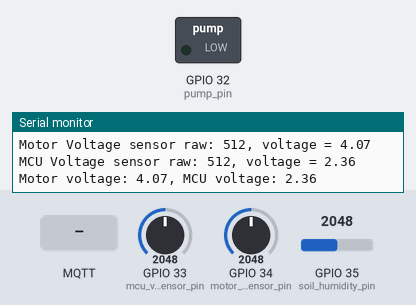
The sketch below on a simulated ESP32. On the bench: switched loads named in the sketch (green lamp = pin HIGH), the last lines printed to the serial monitor. The test bench sets the inputs (shaded band); at power-on: GPIO 33 (mcu_voltage_sensor_pin) = 2048, GPIO 34 (motor_voltage_sensor_pin) = 2048, GPIO 35 (soil_humidity_pin) = 2048 (analog values on the 0–4095 scale). No MQTT or app messages arrive unless stated.

Above: at 1.2 s.
1.3 s: MQTT message "1" arrives on the first subscribed topic
At 2.8 s:
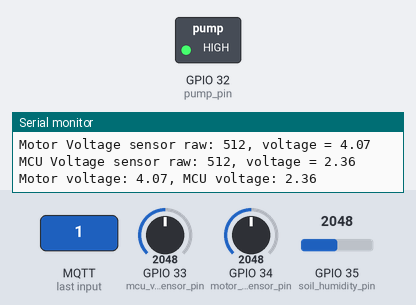
3.5 s: MQTT message "0" arrives on the first subscribed topic
At 5.1 s:
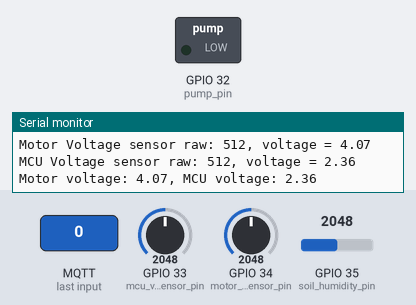
Timing chart, 0 to 6.6 s (numbered marks = the images above; inputs shaded):
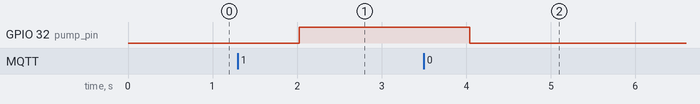

Measured:
- after the input at 1.3 s, GPIO 32 (pump_pin): LOW → HIGH after 0.72 s
- after the input at 3.5 s, GPIO 32 (pump_pin): HIGH → LOW after 0.54 s

The sketch:

ESP32-TerariumControl-v2.ino
```cpp
/*  Node-RED and ESP32 Make a Terrarium Controller
 *
 * This code is part of a course from Tech Explorations.
 * For information about this course, please see
 *
 * https://techexplorations.com/so/nodered/
 *
 * For information on hardware components and the wiring needed to
 * run this sketch, please see the relevant lecture in the course.
 *
 *
 *  Created by Peter Dalmaris
 *
 */

// This version makes it possible to publish voltage levels.

#include "EspMQTTClient.h"
#include "esp32_secrets.h"

const float   input_voltage_max               = 9.0; // In Volts, max voltage
const int     R1_motor                        = 303; // Ohms, in kOhm
const int     R2_motor                        = 220; // Ohms, in kOhm
const float   correction_factor               = 0.95; //1.62; // Helps improve the accuracy of the voltage calculation
const float   max_voltage_on_analog_input     = 3.6; //2.49;
const byte    motor_voltage_sensor_pin        = 34;

const float   mcu_battery_max                 = 4.7;
const int     R1_mcu                          = 220; // Ohms, in kOhm
const int     R2_mcu                          = 420; // Ohms, in kOhm
const float   correction_factor_mcu           = 1.0; //1.62; // Helps improve the accuracy of the voltage calculation
const float   max_voltage_on_analog_input_mcu = 3.1; // calculated using the voltage divider calculator
const byte    mcu_voltage_sensor_pin          = 33;


EspMQTTClient client(
  SECRET_SSID,
  SECRET_PASS,
  BROKER_IP,         // MQTT Broker server ip
  BROKER_USERNAME,   // Can be omitted if not needed
  BROKER_PASSWORD,   // Can be omitted if not needed
  CLIENT_NAME,       // Client name that uniquely identify your device
  BROKER_PORT        // The MQTT port, default to 1883. this line can be omitted
);

const byte  soil_humidity_pin           = 35;
const byte  pump_pin                    = 32;

String      soil_humidity_topic         = "techexplorations/terrarium/soil-humidity";
String      pump_control_topic          = "techexplorations/terrarium/pump-control";
String      motor_voltage_topic         = "techexplorations/terrarium/motor_voltage";
String      mcu_voltage_topic           = "techexplorations/terrarium/mcu_voltage";

int         soil_humidity_error_range   = 10; // Updates to the broker will be sent only
                                              // if new soil humidity differs from last
                                              // soil humidity by soil_humidity_error_range.
int         current_soil_humidity;
int         last_soil_humidity          = -1;        // The initial value.

void setup()
{
  analogReadResolution(10);
  pinMode(soil_humidity_pin, INPUT);
  pinMode(pump_pin, OUTPUT);
  Serial.begin(115200);

  // Optionnal functionnalities of EspMQTTClient :
  client.enableDebuggingMessages(); // Enable debugging messages sent to serial output
  client.enableHTTPWebUpdater(); // Enable the web updater. User and password default to values of MQTTUsername and MQTTPassword. These can be overrited with enableHTTPWebUpdater("user", "password").

}

// This function is called once everything is connected (Wifi and MQTT)
// WARNING : YOU MUST IMPLEMENT IT IF YOU USE EspMQTTClient
void onConnectionEstablished()
{
  client.subscribe(pump_control_topic, [](const String & pump_state) {
      pump_control(pump_state);
  });
}

void loop()
{
  client.loop(); // must be called once per loop.

  current_soil_humidity = analogRead(soil_humidity_pin);
  Serial.print("Current: ");
  Serial.print(current_soil_humidity);
  Serial.print(", last: ");
  Serial.print(last_soil_humidity);
  Serial.print(", diff: ");
  Serial.print(abs(current_soil_humidity - last_soil_humidity));

  // Is the current soil humidity different enough from the last one to do an update?
  if ( abs(current_soil_humidity - last_soil_humidity) > soil_humidity_error_range )
  {
      Serial.print(", Sending... ");
      Serial.print(analogRead(soil_humidity_pin));
      client.publish(soil_humidity_topic, String(analogRead(soil_humidity_pin)) + "," + CLIENT_NAME);
      last_soil_humidity = current_soil_humidity;
      Serial.println();
  }
  Serial.println();
  report_voltages();
  delay(1000);
}

void pump_control(String pump_state)
{
  Serial.println(pump_state);
    if (pump_state[0] == '0')
    {
      Serial.println("Stop pump");
      digitalWrite(pump_pin, LOW);
    } else if (pump_state[0] == '1')
    {
      Serial.println("Start pump");
      digitalWrite(pump_pin, HIGH);
    }
}

void report_voltages()
{
  float motor_voltage = motor_battery_voltage();
  float mcu_voltage   = mcu_battery_voltage();

  Serial.print("Motor voltage: ");
  Serial.print(motor_voltage);
  Serial.print(", MCU voltage: ");
  Serial.println(mcu_voltage);

  client.publish(motor_voltage_topic, String(motor_voltage, 1));
  client.publish(mcu_voltage_topic,   String(mcu_voltage, 1));
}

float motor_battery_voltage()
{
  // read the input on analog pin 0:
  int sensorValue = analogRead(motor_voltage_sensor_pin);
  // print out the value you read:
  Serial.print("Motor Voltage sensor raw: ");
  Serial.print(sensorValue);
  // This formula will convert the raw analog input reading to an approximate voltage value.
  float battery_voltage = (sensorValue * max_voltage_on_analog_input * correction_factor / 1023) * (R1_motor + R2_motor) / R2_motor;
  Serial.print(", voltage = ");
  Serial.println(battery_voltage);
  return battery_voltage;
}

float mcu_battery_voltage()
{
  // read the input on analog pin 0:
  int sensorValue_mcu = analogRead(mcu_voltage_sensor_pin);
  // print out the value you read:
  Serial.print("MCU Voltage sensor raw: ");
  Serial.print(sensorValue_mcu);
  // This formula will convert the raw analog input reading to an approximate voltage value.
  float mcu_battery_voltage = (sensorValue_mcu * max_voltage_on_analog_input_mcu * correction_factor_mcu / 1023) * (R1_mcu + R2_mcu) / R2_mcu;
  Serial.print(", voltage = ");
  Serial.println(mcu_battery_voltage);
  return mcu_battery_voltage;
}
```

esp32_secrets.h
```cpp
/*  Node-RED and ESP32 Make a Terrarium Controller
 *
 * This code is part of a course from Tech Explorations.
 * For information about this course, please see
 *
 * https://techexplorations.com/so/nodered/
 *
 * For information on hardware components and the wiring needed to
 * run this sketch, please see the relevant lecture in the course.
 *
 *
 *  Created by Peter Dalmaris
 *
 */

#define SECRET_SSID  "<your_ssid>"
#define SECRET_PASS  "<your_password>"
#define BROKER_USERNAME  "<your_broker_client_username>"
#define BROKER_PASSWORD  "<your_broker_client_password>"
#define BROKER_IP  "<your_broker_ip"
#define CLIENT_NAME  "<your_client_name>"
#define BROKER_PORT  1883
```
